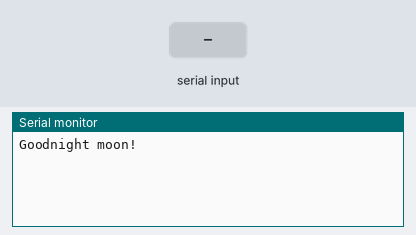
A sketch run on a simulated Arduino Uno, built with avr-gcc and run on an emulated ATmega328P. Parts: the last lines printed to the serial monitor. Inputs (shaded band) come from the test bench.

Above: at 1.2 s.
1.3 s: "1" received over the second serial link
At 2.4 s:
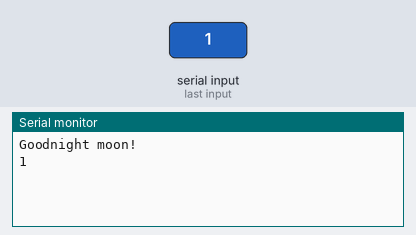
2.8 s: "0" received over the second serial link
At 3.5 s:
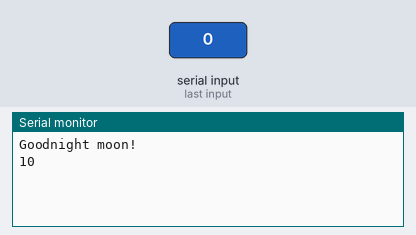

Measured:
- after the input at 1.3 s, the serial monitor: prints a new line at once (image 1)
- after the input at 2.8 s, the serial monitor: prints a new line at once (image 2)

The sketch:

Bluetooth_car_v2.ino
```cpp
#include <SoftwareSerial.h>

SoftwareSerial mySerial(2, 3); // RX, TX

void setup() {
  Serial.begin(115200);
  while (!Serial) {
  }
  Serial.println("Goodnight moon!");
  mySerial.begin(9600);
  mySerial.println("Hello, world?");
}

void loop()
{
  if (mySerial.available())
    Serial.write(mySerial.read());
  if (Serial.available())
    mySerial.write(Serial.read());
}
```
